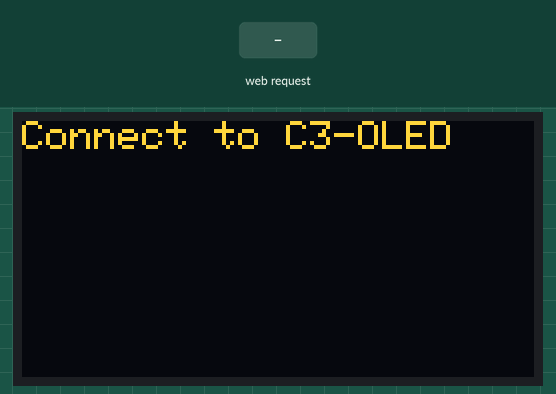
The sketch below on a simulated ESP32-C3. Shown: 128×64 one-colour display. The test bench sets the inputs (shaded band). The OLED is the two-colour kind (top 16 rows yellow); what the sketch prints to the serial monitor is not drawn.

Above: at 1.4 s.
1.5 s: HTTP request GET /clear received
At 2.2 s:
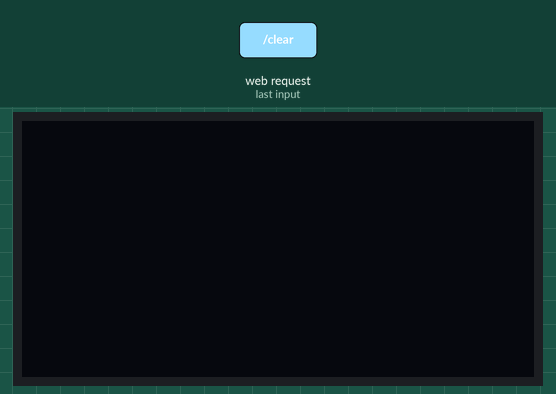
Timing chart, 0 to 4.5 s (numbered marks = the images above; inputs shaded):
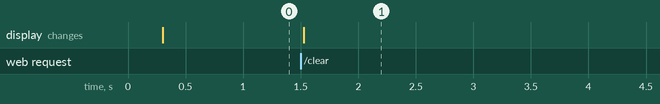

Measured:
- after the input at 1.5 s, the display: changes at once (image 1)

The sketch:

esp32C3oled.ino
```cpp
#include <WiFi.h>
#include <WebServer.h>
#include <Wire.h>
#include <Adafruit_GFX.h>
#include <Adafruit_SSD1306.h>

#include <Fonts/FreeMono9pt7b.h>
#include <Fonts/FreeMonoBold9pt7b.h>
#include <Fonts/FreeSans9pt7b.h>
#include <Fonts/FreeSansBold9pt7b.h>
#include <Fonts/FreeSerif9pt7b.h>

// ESP32-C3 SuperMini - verify pins on your board
#define SDA_PIN 4
#define SCL_PIN 5

#define SCREEN_W 128
#define SCREEN_H 64

Adafruit_SSD1306 oled(SCREEN_W, SCREEN_H, &Wire, -1);
WebServer server(80);

const char* WIFI_NAME = "C3-OLED";
const char* WIFI_PASS = "oled12345";

String msg = "Hello World!";
String fontName = "classic";
String effect = "static";
String alignMode = "left";

int textSize = 1;
int speedMs = 40;
int xPos = 128;
int xDir = -1;
int typedChars = 0;
bool blinkVisible = true;

unsigned long lastFrame = 0;

const char PAGE[] PROGMEM = R"HTML(
<!DOCTYPE html>
<html>
<head>
<meta name="viewport" content="width=device-width,initial-scale=1">
<title>OLED Studio</title>
<style>
*{box-sizing:border-box}
body{background:#10141d;color:#f4f5f7;font-family:system-ui;
max-width:500px;margin:25px auto;padding:16px}
h1{font-size:26px;margin-bottom:5px}
p{color:#aab3c2}
.card{background:#1b2230;padding:18px;border-radius:15px;
margin:18px 0}
label{display:block;margin:15px 0 6px}
textarea,select{width:100%;padding:12px;border-radius:9px;
background:#111722;color:white;border:1px solid #414b60;font:inherit}
textarea{height:100px;resize:vertical}
input[type=range]{width:100%}
.row{display:grid;grid-template-columns:1fr 1fr;gap:12px}
button{padding:13px;border:0;border-radius:9px;font-weight:700;
cursor:pointer}
.apply{width:100%;background:#65e6b0;color:#10141d}
.other{background:#343e50;color:white;width:100%}
small{color:#9eaabd}
</style>
</head>
<body>
<h1>OLED Studio</h1>
<p>ESP32-C3 local display controller</p>

<form action="/apply" method="POST">
<div class="card">
<label>Display text</label>
<textarea name="text" maxlength="180" required>{{TEXT}}</textarea>

<div class="row">
<div>
<label>Font</label>
<select name="font" id="font">
<option value="classic">Classic</option>
<option value="mono">FreeMono</option>
<option value="monobold">Mono Bold</option>
<option value="sans">FreeSans</option>
<option value="sansbold">Sans Bold</option>
<option value="serif">FreeSerif</option>
</select>
</div>
<div>
<label>Animation</label>
<select name="effect" id="effect">
<option value="static">Static</option>
<option value="marquee">Marquee</option>
<option value="bounce">Bounce</option>
<option value="blink">Blink</option>
<option value="type">Typewriter</option>
</select>
</div>
</div>

<label>Text size: <span id="sz">1</span></label>
<input type="range" name="size" min="1" max="3" value="1"
oninput="sz.textContent=this.value">

<label>Alignment</label>
<select name="align" id="align">
<option value="left">Left</option>
<option value="center">Center</option>
<option value="right">Right</option>
</select>

<label>Animation speed: <span id="sp">40 ms</span></label>
<input type="range" name="speed" min="15" max="200" value="40"
oninput="sp.textContent=this.value+' ms'">

<button class="apply" type="submit">Apply to OLED</button>
</div>
</form>

<div class="card">
<div class="row">
<button class="other" onclick="location.href='/clear'">Clear OLED</button>
<button class="other" onclick="location.reload()">Refresh</button>
</div>
<p><small>Wi-Fi: C3-OLED<br>Address: 192.168.4.1</small></p>
</div>
</body>
</html>
)HTML";

const GFXfont* getFont() {
  if (fontName == "mono") return &FreeMono9pt7b;
  if (fontName == "monobold") return &FreeMonoBold9pt7b;
  if (fontName == "sans") return &FreeSans9pt7b;
  if (fontName == "sansbold") return &FreeSansBold9pt7b;
  if (fontName == "serif") return &FreeSerif9pt7b;
  return nullptr;
}

void renderText(String text, int x, int y, bool wrap) {
  oled.setFont(getFont());
  oled.setTextSize(textSize);
  oled.setTextColor(SSD1306_WHITE);
  oled.setTextWrap(wrap);
  oled.setCursor(x, y);
  oled.print(text);
}

void drawStatic() {
  oled.clearDisplay();

  const GFXfont* font = getFont();
  oled.setFont(font);
  oled.setTextSize(textSize);
  oled.setTextColor(SSD1306_WHITE);
  oled.setTextWrap(true);

  int16_t bx, by;
  uint16_t bw, bh;
  oled.getTextBounds(msg.c_str(), 0, 0, &bx, &by, &bw, &bh);

  int x = 0;
  if (alignMode == "center" && bw < SCREEN_W)
    x = (SCREEN_W - bw) / 2;
  else if (alignMode == "right" && bw < SCREEN_W)
    x = SCREEN_W - bw;

  // Classic font uses a top-left cursor; GFX fonts use a baseline.
  int y = font ? 12 : 0;
  renderText(msg, x, y, true);

  oled.display();
}

void resetAnimation() {
  xPos = SCREEN_W;
  xDir = -1;
  typedChars = 0;
  blinkVisible = true;
  lastFrame = 0;
}

String htmlEscape(String s) {
  s.replace("&", "&amp;");
  s.replace("<", "&lt;");
  s.replace(">", "&gt;");
  s.replace("\"", "&quot;");
  return s;
}

void showEditor() {
  String page = FPSTR(PAGE);
  page.replace("{{TEXT}}", htmlEscape(msg));

  page.replace(
    "<option value=\"" + fontName + "\">",
    "<option value=\"" + fontName + "\" selected>"
  );

  page.replace(
    "<option value=\"" + effect + "\">",
    "<option value=\"" + effect + "\" selected>"
  );

  page.replace(
    "<option value=\"" + alignMode + "\">",
    "<option value=\"" + alignMode + "\" selected>"
  );

  page.replace(
    "name=\"size\" min=\"1\" max=\"3\" value=\"1\"",
    "name=\"size\" min=\"1\" max=\"3\" value=\"" +
    String(textSize) + "\""
  );

  page.replace(
    "name=\"speed\" min=\"15\" max=\"200\" value=\"40\"",
    "name=\"speed\" min=\"15\" max=\"200\" value=\"" +
    String(speedMs) + "\""
  );

  page.replace(
    "id=\"sz\">1</span>",
    "id=\"sz\">" + String(textSize) + "</span>"
  );

  page.replace(
    "id=\"sp\">40 ms</span>",
    "id=\"sp\">" + String(speedMs) + " ms</span>"
  );

  server.send(200, "text/html; charset=utf-8", page);
}

void handleApply() {
  Serial.println("Apply request received");

  if (server.hasArg("text"))
    msg = server.arg("text");

  if (server.hasArg("font"))
    fontName = server.arg("font");

  if (server.hasArg("effect"))
    effect = server.arg("effect");

  if (server.hasArg("align"))
    alignMode = server.arg("align");

  if (server.hasArg("size"))
    textSize = constrain(server.arg("size").toInt(), 1, 3);

  if (server.hasArg("speed"))
    speedMs = constrain(server.arg("speed").toInt(), 15, 200);

  msg.replace("\r", "");
  msg.replace("\n", " ");
  msg = msg.substring(0, 180);

  resetAnimation();

  Serial.println("Text: " + msg);
  Serial.println("Font: " + fontName);
  Serial.println("Effect: " + effect);
  Serial.println("Size: " + String(textSize));

  if (effect == "static")
    drawStatic();
  else {
    oled.clearDisplay();
    oled.display();
  }

  // Respond only after processing the submitted settings.
  showEditor();
}

void handleClear() {
  msg = "";
  effect = "static";

  oled.clearDisplay();
  oled.display();

  showEditor();
}

void animate() {
  if (effect == "static" || msg.length() == 0)
    return;

  if (millis() - lastFrame < (unsigned long)speedMs)
    return;

  lastFrame = millis();
  oled.clearDisplay();

  if (effect == "marquee" || effect == "bounce") {
    oled.setFont(getFont());
    oled.setTextSize(textSize);
    oled.setTextColor(SSD1306_WHITE);
    oled.setTextWrap(false);

    int16_t bx, by;
    uint16_t bw, bh;
    oled.getTextBounds(msg.c_str(), 0, 0, &bx, &by, &bw, &bh);

    oled.setCursor(xPos, getFont() ? 35 : 25);
    oled.print(msg);

    if (effect == "marquee") {
      xPos--;
      if (xPos < -(int)bw)
        xPos = SCREEN_W;
    } else {
      xPos += xDir;

      if (bw >= SCREEN_W) {
        if (xPos < -(int)bw) xPos = SCREEN_W;
      } else {
        if (xPos <= 0) {
          xPos = 0;
          xDir = 1;
        }

        if (xPos + bw >= SCREEN_W) {
          xPos = SCREEN_W - bw;
          xDir = -1;
        }
      }
    }
  }

  else if (effect == "blink") {
    blinkVisible = !blinkVisible;
    if (blinkVisible)
      renderText(msg, 0, getFont() ? 12 : 0, true);
  }

  else if (effect == "type") {
    if (typedChars < (int)msg.length())
      typedChars++;
    else
      typedChars = msg.length();

    renderText(msg.substring(0, typedChars),
               0, getFont() ? 12 : 0, true);
  }

  oled.display();
}

void setup() {
  Serial.begin(115200);
  delay(200);

  Wire.begin(SDA_PIN, SCL_PIN);

  if (!oled.begin(SSD1306_SWITCHCAPVCC, 0x3C)) {
    Serial.println("OLED initialization failed");
    while (true) delay(1000);
  }

  oled.clearDisplay();
  oled.setTextColor(SSD1306_WHITE);
  oled.setTextSize(1);
  oled.setCursor(0, 0);
  oled.println("OLED Studio");
  oled.println("Starting Wi-Fi...");
  oled.display();

  WiFi.mode(WIFI_AP);
  bool apStarted = WiFi.softAP(WIFI_NAME, WIFI_PASS);

  if (!apStarted)
    Serial.println("Wi-Fi AP failed to start");

  Serial.print("Connect to Wi-Fi: ");
  Serial.println(WIFI_NAME);
  Serial.print("Open: http://");
  Serial.println(WiFi.softAPIP());

  server.on("/", HTTP_GET, showEditor);
  server.on("/apply", HTTP_POST, handleApply);
  server.on("/clear", HTTP_GET, handleClear);

  server.onNotFound([]() {
    server.send(404, "text/plain", "Not found");
  });

  server.begin();

  msg = "Connect to C3-OLED";
  drawStatic();
}

void loop() {
  server.handleClient();
  animate();
}
```
